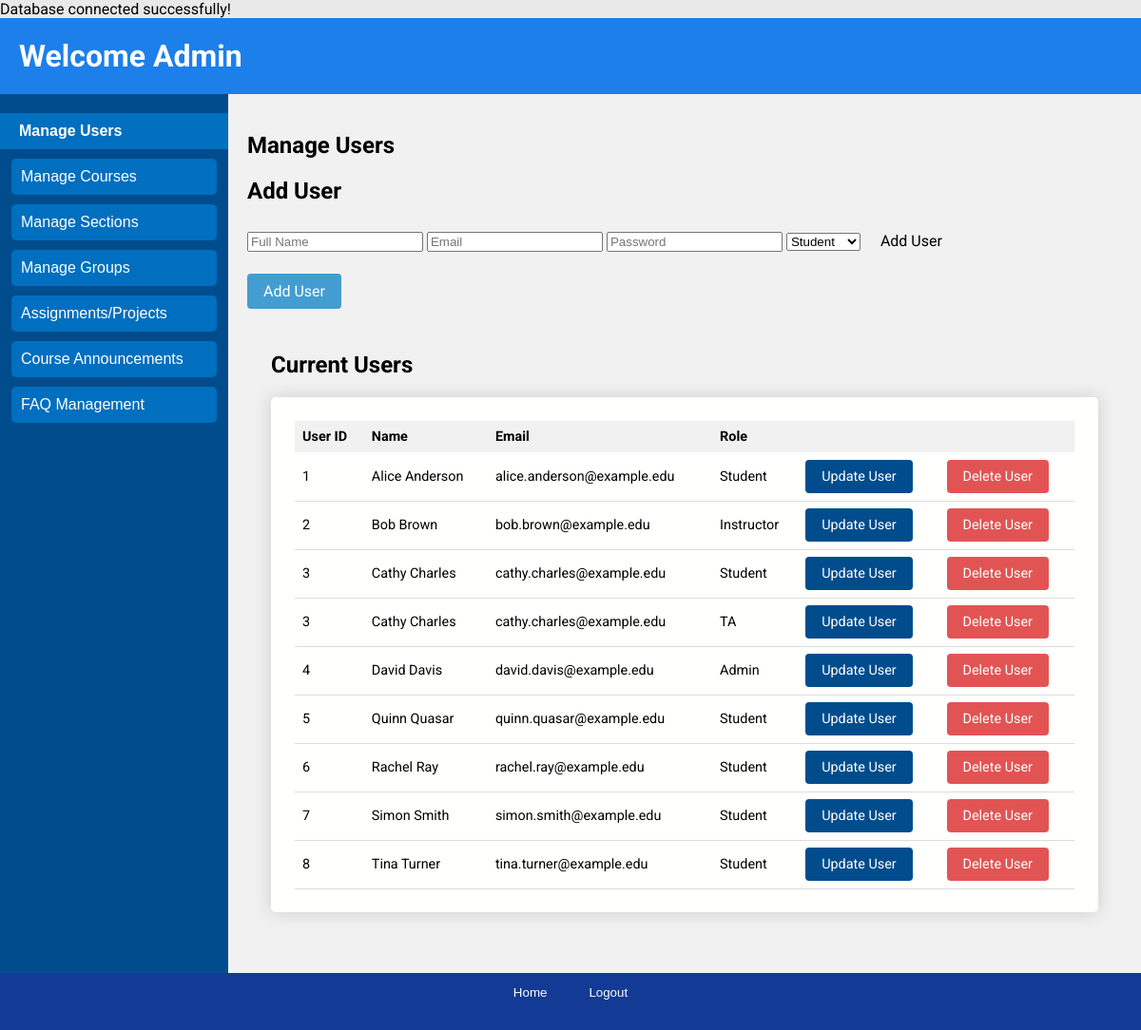
Before: /users/admin/manage_user.php with the older database file.
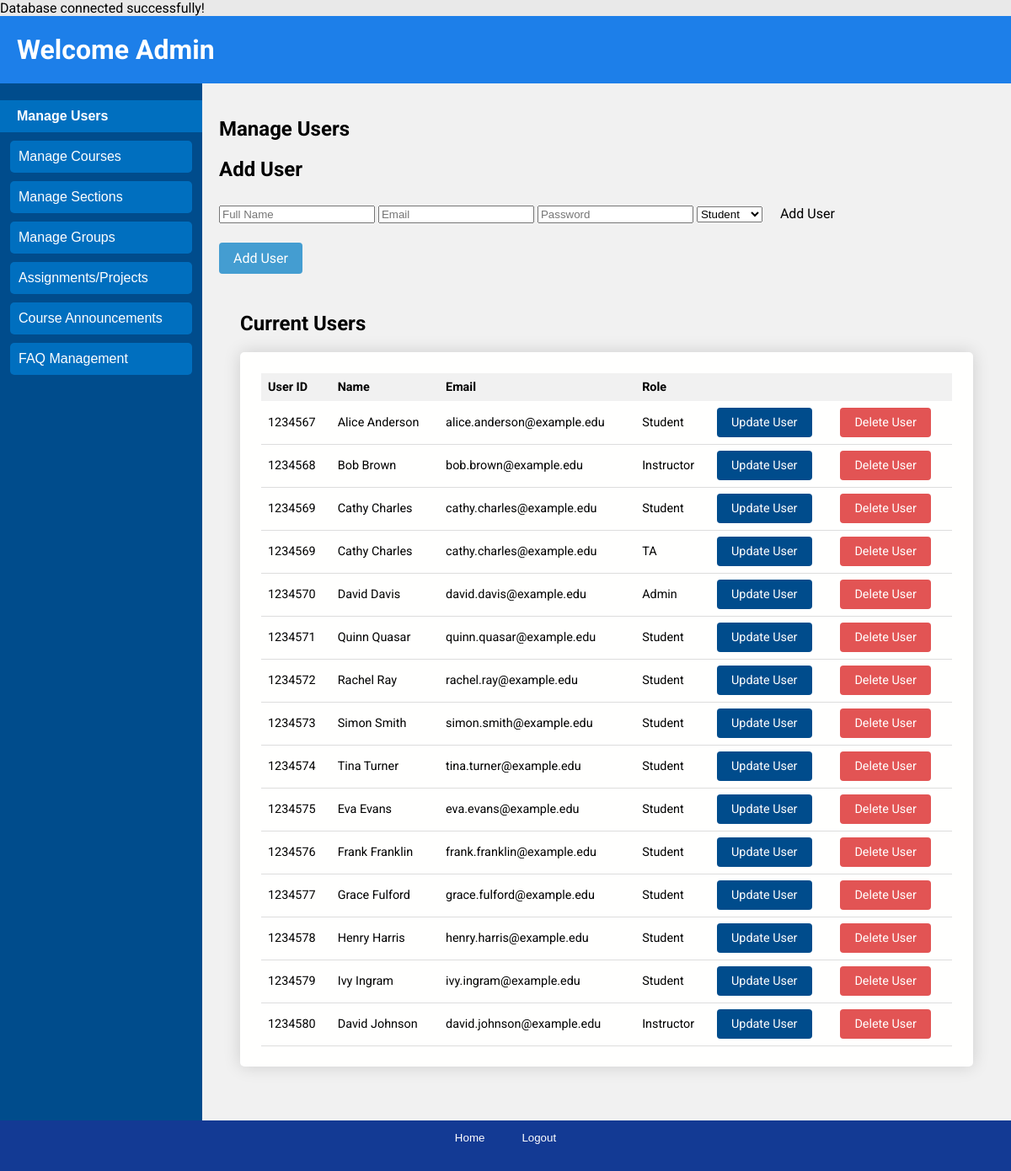
After: the same page with the newer database file.
### tables this page shows
CREATE TABLE IF NOT EXISTS `User` (
  UserID INT AUTO_INCREMENT PRIMARY KEY,
  Name VARCHAR(255),
  EmailAddress VARCHAR(255) UNIQUE NOT NULL,
  Password VARCHAR(255) NOT NULL
);

CREATE TABLE IF NOT EXISTS Role (
  RoleID INT AUTO_INCREMENT PRIMARY KEY,
  RoleName VARCHAR(50) UNIQUE NOT NULL
);

### users/admin/manage_user.php (the view, shortened to what this page needs)
<?php
include('../../database.php');
$query = "SELECT `User`.UserID, `User`.Name, `User`.EmailAddress, Role.RoleName FROM `User`
          JOIN UserRole ON `User`.UserID = UserRole.UserID
          JOIN Role ON UserRole.RoleID = Role.RoleID";
$stmt = $pdo->query($query);
$users = [];
while ($row = $stmt->fetch(PDO::FETCH_ASSOC)) {
    $users[] = $row;
}
usort($users, 'compareUsers');
?>
<!DOCTYPE html>
<html lang="en">
<head>
    <link rel="stylesheet" href="../../css/index.css">
</head>
<body>
<div class="page">
        <header class="header">
            <h1>Welcome Admin</h1>
        </header>
        <div class="sidebar">
            <button class="is-selected" onclick="location.href='manage_user.php'">Manage Users</button>
            <button onclick="location.href='manage_courses.php'">Manage Courses</button>
            <button onclick="location.href='manage_sections.php'">Manage Sections</button>
            <button onclick="location.href='manage_groups.php'">Manage Groups</button>
            <button onclick="location.href='manage_assignments.php'">Assignments/Projects</button>
            <button onclick="location.href='manage_announcements.php'">Course Announcements</button>
            <button onclick="location.href='manage_faqs.php'">FAQ Management</button>
        </div>
        <main class="main">
            <div class="main-header">
                <h2>Manage Users</h2>
            </div>
            <div id="add-user" class="user-form">
                <h2>Add User</h2>
                <form method="POST" action="edit_user_endpoint.php">
                    <input type="text" name="name" placeholder="Full Name" required />
                    <input type="email" name="email" placeholder="Email" required />
                    <input type="password" name="password" placeholder="Password" required />
                    <select name="role">
                        <option value="1">Student</option>
                    </select>
                    <button class="button" type="submit">Add User</button>
                </form>
            </div>
            <div class="user-actions">
                <button class="button is-primary" onclick="showForm('add')">Add User</button>
            </div>
            <div class="user-table">
                <h2>Current Users</h2>
                <div class="table-wrapper">
                    <table class="content-table">
                        <thead>
                            <tr>
                                <th>User ID</th>
                                <th>Name</th>
                                <th>Email</th>
                                <th>Role</th>
                                <th></th>
                                <th></th>
                            </tr>
                        </thead>
                        <tbody>
                            <?php foreach ($users as $user): ?>
                                <tr>
                                    <td><?php echo htmlspecialchars($user['UserID']); ?></td>
                                    <td><?php echo htmlspecialchars($user['Name']); ?></td>
                                    <td><?php echo htmlspecialchars($user['EmailAddress']); ?></td>
                                    <td><?php echo htmlspecialchars($user['RoleName']); ?></td>
                                    <td>
                                        <button class="button is-secondary" onclick="openModal('<?php echo $user['UserID']; ?>', '<?php echo htmlspecialchars($user['Name']); ?>', '<?php echo htmlspecialchars($user['EmailAddress']); ?>', '', '<?php echo $user['RoleName']; ?>')">Update User</button>
                                    </td>
                                    <td>
                                        <button class="button is-delete" onclick="confirmDelete(<?php echo $user['UserID']; ?>)">Delete User</button>
                                    </td>
                                </tr>
                            <?php endforeach; ?>
                        </tbody>
                    </table>
                </div>
            </div>
        </main>
        <footer class="footer">
            <button onclick="location.href='../home.php'">Home</button>
            <button onclick="location.href='../../logout.php'">Logout</button>
        </footer>
    </div>
</body>
</html>

### css/global.css (style rules this page uses)
:root { --white: #fffffe; --red10: #e25454; --red20: #cb4c4c; --green10: #75bb45; --green20: #68a83e; --blue10: #78C0E0; --blue20: #449DD1; --blue25: #3a83ad; --blue30: #192BC2; --blue40: #004C8C; --blue45: #013763; --blue50: #150578; --blue60: #0E0E52; --button: 500 0.875rem/1rem Roboto; }

### css/home.css (style rules this page uses)
body { font-family: "Roboto", Arial, sans-serif; margin: 0; background-color: #e9e9e9; }
.page { display: grid; grid-template-columns: 20% 1fr; grid-template-rows: 80px 1fr 60px; block-size: 100vh; grid-template-areas: "header header" "sidebar main" "footer footer"; }
.page .header { grid-area: header; background-color: #0e78eaed; color: white; padding-left: 20px; }
.page .sidebar { grid-area: sidebar; background-color: #004c8c; display: flex; flex-direction: column; align-items: center; gap: 10px; padding-top: 20px; }
.sidebar button { display: block; width: 90%; padding: 10px; font-size: 16px; color: white; background-color: #006fbf; border: none; border-radius: 5px; cursor: pointer; text-align: left; }
.sidebar button.is-selected { display: block; width: 100%; padding: 10px; padding-left: 20px; font-size: 16px; font-weight: 600; color: white; background-color: #006fbf; border: none; border-radius: 0; cursor: pointer; text-align: left; }
.page .main { grid-area: main; padding: 20px; background-color: #f1f1f1; overflow-y: auto; }
.page .footer { grid-area: footer; background-color: #133a94; color: white; padding: 10px; text-align: center; }
.footer button { background: none; border: none; color: white; padding: 1px 20px; cursor: pointer; }

### css/login.css (style rules this page uses)
body { font-family: "Roboto", Arial, sans-serif; margin: 0 ; }

### css/button.css (style rules this page uses)
.button { border: 1px solid transparent; padding-inline: 1rem; padding-block: .5rem; display: inline-block; font: var(--button-button); text-decoration: none; cursor: pointer; color: currentColor; background: transparent; border-radius: .25rem; }
.button.is-primary { background: var(--blue20); color: var(--white); }
.button.is-secondary { background: var(--blue40); color: var(--white); }
.button.is-delete { background: var(--red10); color: var(--white); }

### css/table.css (style rules this page uses)
.user-table { padding: 25px; }
.table-wrapper { padding: 25px; background: var(--white); box-shadow: 0 0 20px rgba(0, 0, 0, 0.15); border-radius: 5px; min-width: 600px; }
.content-table { border-collapse: collapse; font-size: 0.9em; min-width: 400px; width: 100%; }
.content-table thead th { background-color: #f1f1f1; }
.content-table thead tr { text-align: left; }
.content-table th, .content-table td { padding: .5rem; }
.content-table tbody tr { position: relative; }
.content-table tbody tr::after { content: ''; position: absolute; bottom: -1px; left: 0; width: 100%; border-bottom: 1px solid #dddddd; }

Changed rows visible on the page:
removed user: UserID "1", Name "Alice Anderson", EmailAddress "alice.anderson@example.edu", role.RoleName "Student"
removed user: UserID "2", Name "Bob Brown", EmailAddress "bob.brown@example.edu", role.RoleName "Instructor"
removed user: UserID "3", Name "Cathy Charles", EmailAddress "cathy.charles@example.edu", role.RoleName "Student", role.RoleName "TA"
removed user: UserID "4", Name "David Davis", EmailAddress "david.davis@example.edu", role.RoleName "Admin"
removed user: UserID "5", Name "Quinn Quasar", EmailAddress "quinn.quasar@example.edu", role.RoleName "Student"
removed user: UserID "6", Name "Rachel Ray", EmailAddress "rachel.ray@example.edu", role.RoleName "Student"
removed user: UserID "7", Name "Simon Smith", EmailAddress "simon.smith@example.edu", role.RoleName "Student"
removed user: UserID "8", Name "Tina Turner", EmailAddress "tina.turner@example.edu", role.RoleName "Student"
added user: UserID "1234567", Name "Alice Anderson", EmailAddress "alice.anderson@example.edu", role.RoleName "Student"
added user: UserID "1234568", Name "Bob Brown", EmailAddress "bob.brown@example.edu", role.RoleName "Instructor"
added user: UserID "1234569", Name "Cathy Charles", EmailAddress "cathy.charles@example.edu", role.RoleName "Student", role.RoleName "TA"
added user: UserID "1234570", Name "David Davis", EmailAddress "david.davis@example.edu", role.RoleName "Admin"
added user: UserID "1234571", Name "Quinn Quasar", EmailAddress "quinn.quasar@example.edu", role.RoleName "Student"
added user: UserID "1234572", Name "Rachel Ray", EmailAddress "rachel.ray@example.edu", role.RoleName "Student"
added user: UserID "1234573", Name "Simon Smith", EmailAddress "simon.smith@example.edu", role.RoleName "Student"
added user: UserID "1234574", Name "Tina Turner", EmailAddress "tina.turner@example.edu", role.RoleName "Student"
added user: UserID "1234575", Name "Eva Evans", EmailAddress "eva.evans@example.edu", role.RoleName "Student"
added user: UserID "1234576", Name "Frank Franklin", EmailAddress "frank.franklin@example.edu", role.RoleName "Student"
added user: UserID "1234577", Name "Grace Fulford", EmailAddress "grace.fulford@example.edu", role.RoleName "Student"
added user: UserID "1234578", Name "Henry Harris", EmailAddress "henry.harris@example.edu", role.RoleName "Student"
added user: UserID "1234579", Name "Ivy Ingram", EmailAddress "ivy.ingram@example.edu", role.RoleName "Student"
added user: UserID "1234580", Name "David Johnson", EmailAddress "david.johnson@example.edu", role.RoleName "Instructor"
